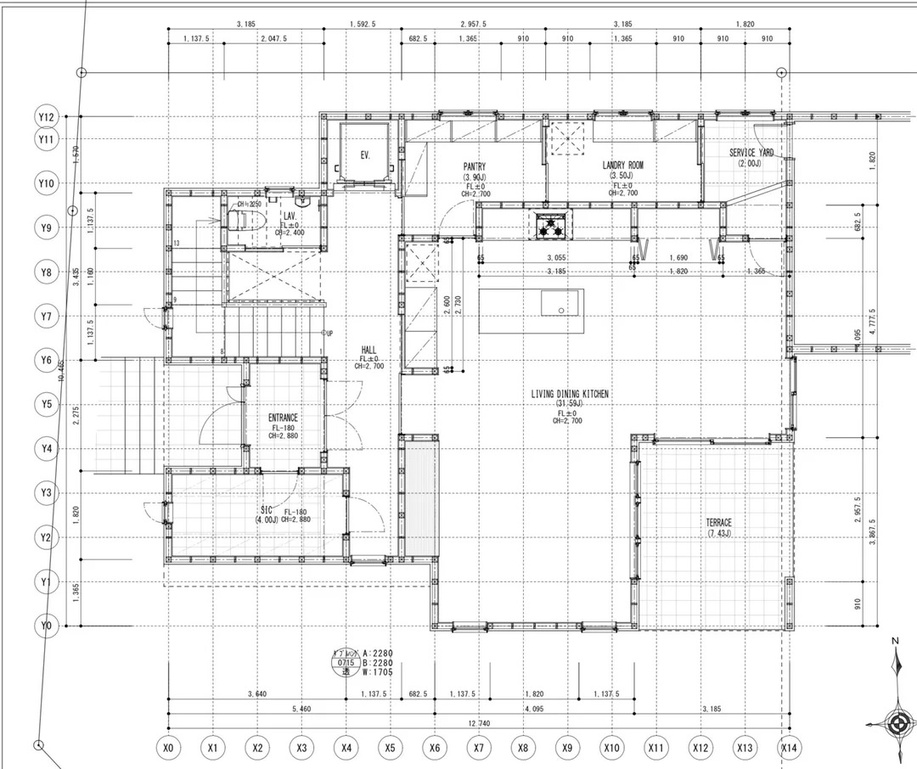
#> input picture floor_plan.jpg, 917 x 769 px, shrunk from 1080 x 906 before the run
$ python -i base.py   (imports and definitions only)
#> lines starting #> are read from the running program, lines starting #| are printed output that depends on the picture; after the words box and inside, x2 and y2 are one past the last pixel; in counts of white or black regions, pixels touching at a corner belong together
### src/image_processed/wall_detection.py
import cv2
import numpy as np
from inference_sdk import InferenceHTTPClient, InferenceConfiguration
from dotenv import load_dotenv
import os
# Load environment variables from .env
load_dotenv()

# Access the variables
api_key = os.getenv("API_KEY")
def _estimate_wall_thickness(binary_image):
    """
    Estimate the wall thickness from the binary image.

    Args:
        binary_image (numpy.ndarray): Binary image of the floor plan

    Returns:
        int: Estimated wall thickness in pixels
    """
    # Create a distance transform
    dist_transform = cv2.distanceTransform(binary_image, cv2.DIST_L2, 5)

    # Find local maxima of the distance transform
    kernel = np.ones((5, 5), np.uint8)
    locmax = cv2.dilate(dist_transform, kernel)
    mask = cv2.compare(dist_transform, locmax, cv2.CMP_EQ)

    # Get the non-zero values (potential wall thicknesses)
    points = cv2.findNonZero(mask)
    if points is None or len(points) < 10:
        return 5  # Default thickness if detection fails

    # Get the distance values at these points
    thicknesses = [dist_transform[y, x] for x, y in points[:, 0]]

    # Use the most common thickness value
    hist, bins = np.histogram(thicknesses, bins=20)
    most_common_thickness = bins[np.argmax(hist)] * 2  # Multiply by 2 as distance transform gives half-thickness

    return max(3, int(most_common_thickness))

# [138 lines of commented-out code are left out]
# [75 lines left out: function detect_walls, not called in this run]
# [670 lines of commented-out code are left out]

### src/image_processed/base.py
import cv2
import numpy as np
from src.image_processed.wall_detection import _estimate_wall_thickness
from src.image_processed.wall_detection import detect_walls as _detect_walls
from src.image_processed.door_detection import detect_doors as _detect_doors
from src.image_processed.window_detection import detect_windows
from src.image_processed.room_detection import detect_rooms, calculate_room_dimensions


class FloorPlanProcessor:
    # [195 lines left out: functions __init__, preprocess, process, visualize_detection, detect_walls, detect_doors and 4 more, not called in this run]

>>> result = FloorPlanProcessor('../../floor_plan.jpg').preprocess()
#> in __init__, self.image is the input picture: shape (769, 917, 3); min 0, max 255, mean 242
#> in preprocess, `equalized = clahe.apply(filtered)`:
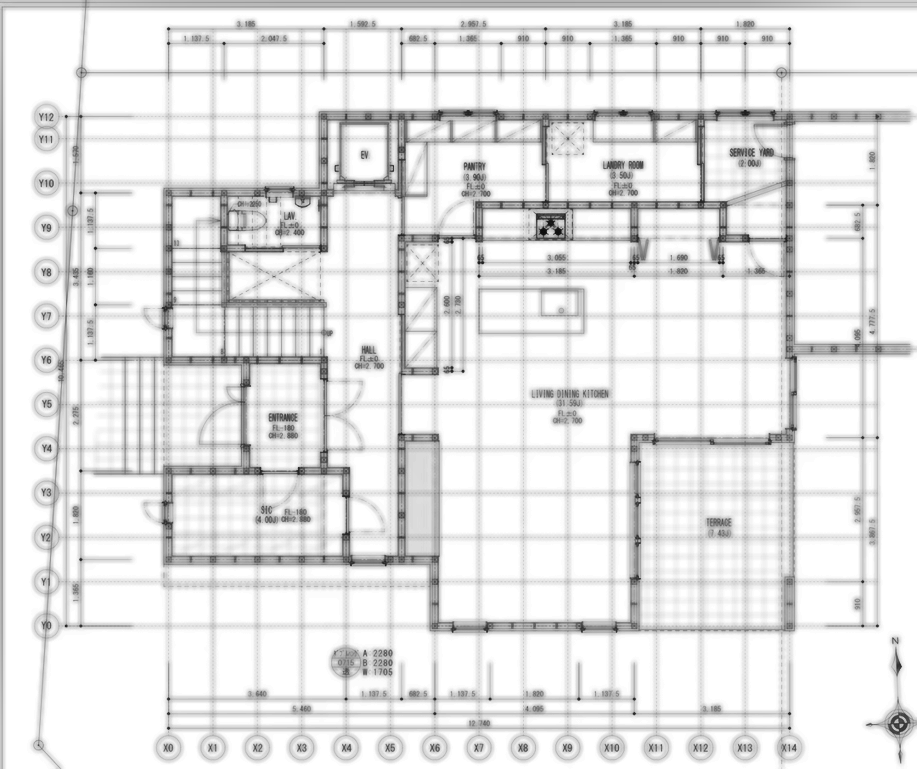
#> equalized: shape (769, 917); min 13, max 255, mean 229.4
#> in preprocess, `binary = cv2.adaptiveThreshold( equalized, 255, cv2.ADAPTIVE_THRESH_GA..`:
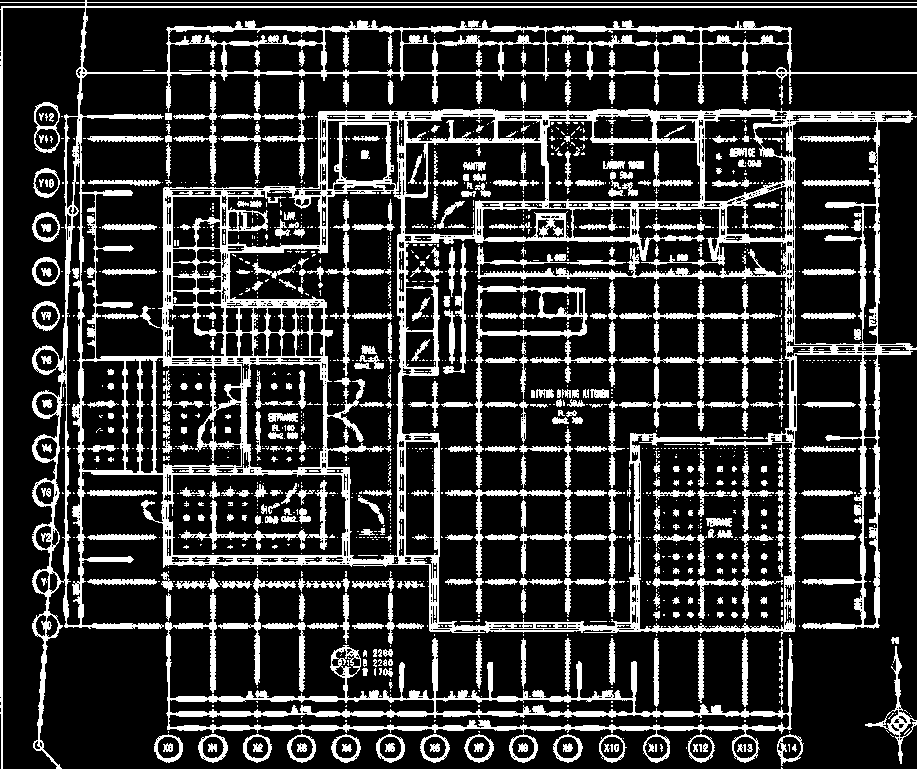
#> binary: shape (769, 917); 21% white; 1564 white regions (1095 under 20 px), largest, box (x1, y1, x2, y2) and area: (0, 0, 917, 769) 75855, (165, 593, 793, 763) 11743, (474, 285, 588, 443) 2123
#> in _estimate_wall_thickness, `dist_transform = cv2.distanceTransform(binary_image, cv2.DIST_L2, 5)`:
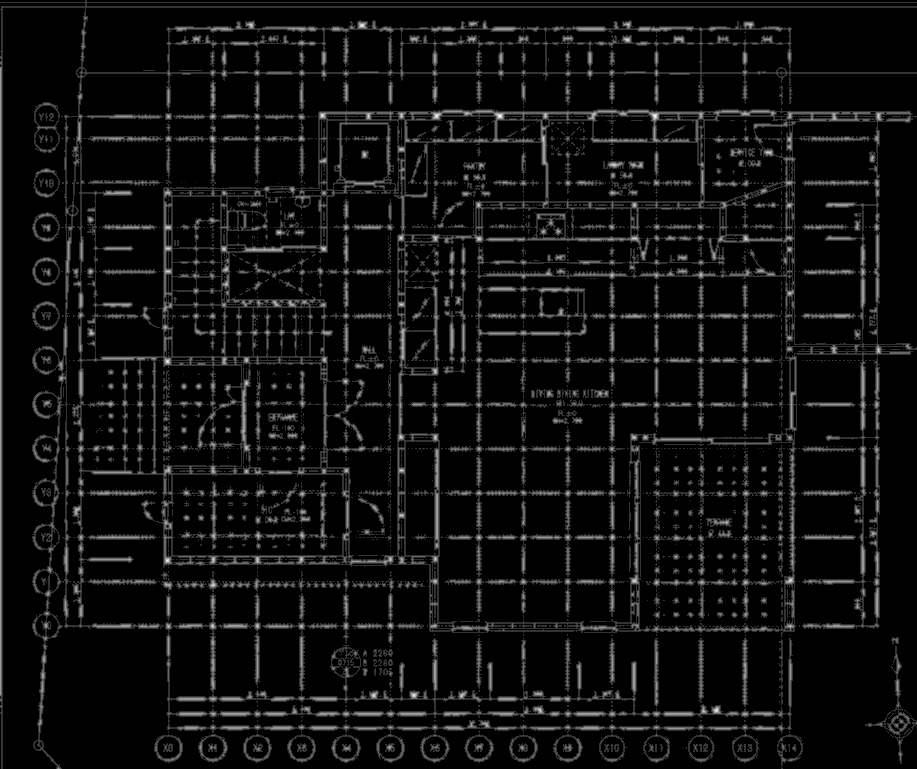
#> dist_transform: shape (769, 917) float32; min 0, max 5, mean 0.303; drawn with min black and max white
#> in _estimate_wall_thickness, `locmax = cv2.dilate(dist_transform, kernel)`:
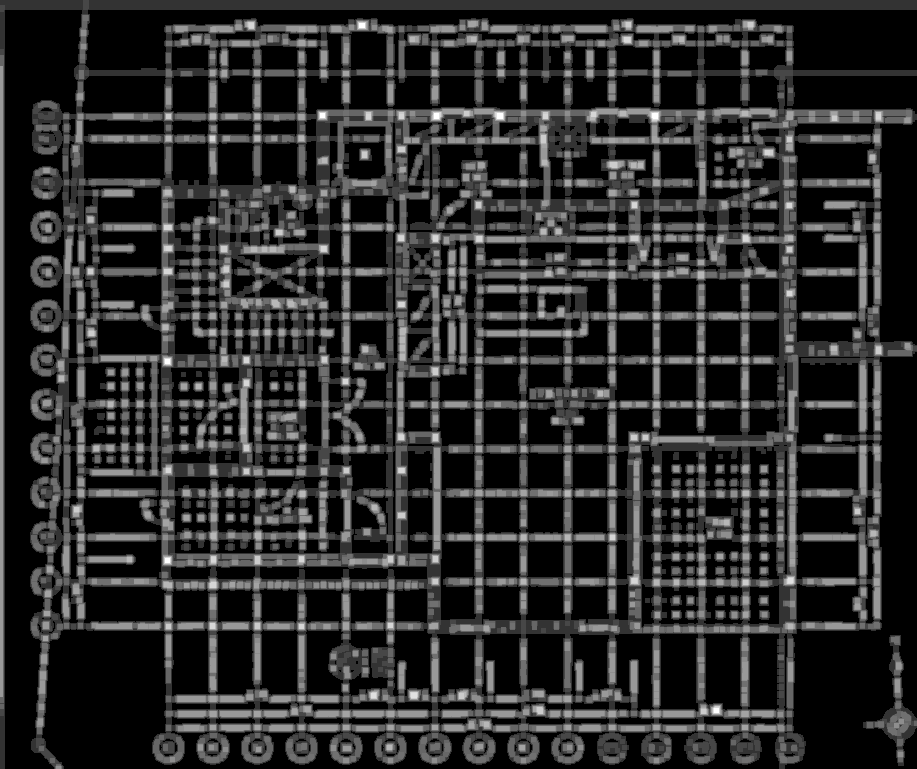
#> locmax: shape (769, 917) float32; min 0, max 5, mean 0.863; drawn with min black and max white
#> in _estimate_wall_thickness, `mask = cv2.compare(dist_transform, locmax, cv2.CMP_EQ)`:
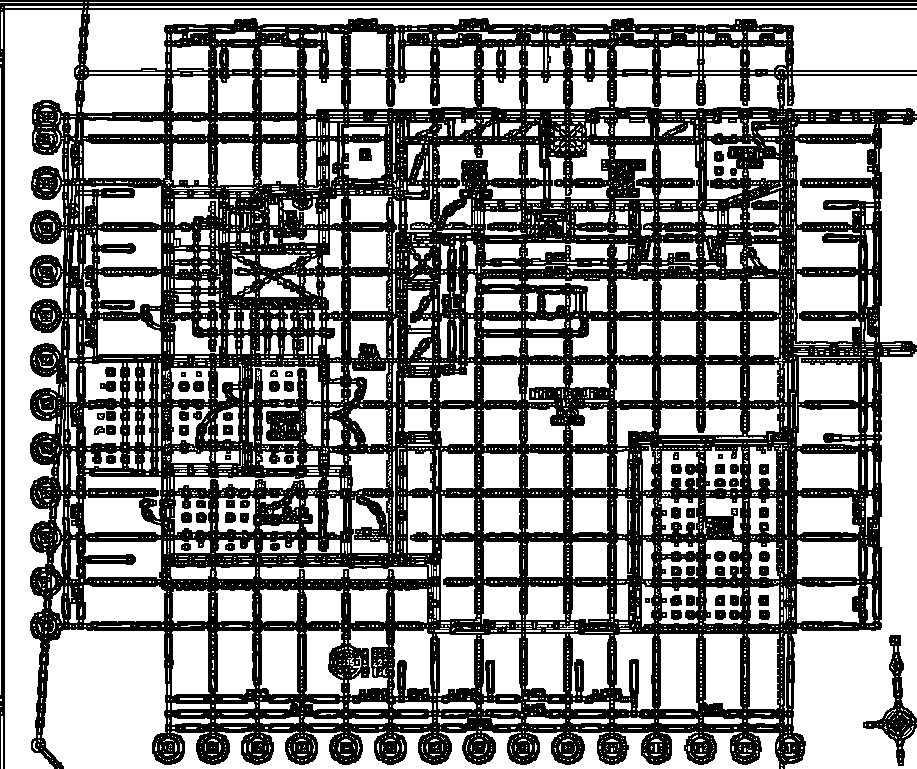
#> mask: shape (769, 917); 56.6% white; 64 black regions (1 under 20 px), largest, box (x1, y1, x2, y2) and area: (0, 0, 917, 769) 299005, (863, 635, 917, 766) 1807, (359, 148, 372, 161) 157
#> in _estimate_wall_thickness, `points = cv2.findNonZero(mask)`: points = contour of 399123 points, box (x1, y1, x2, y2) (0, 2, 917, 769), area 2209
#> in _estimate_wall_thickness, `thicknesses = [dist_transform[y, x] for x, y in points[:, 0]]`: thicknesses = 399123 items
#> in _estimate_wall_thickness, `hist, bins = np.histogram(thicknesses, bins=20)`: hist = 20 values, max 366607 at index 0, min 0 at index 1, mean 19956.2; bins = 21 values from 0 to 5
#> in _estimate_wall_thickness, `most_common_thickness = bins[np.argmax(hist)] * 2`: most_common_thickness = 0
#> in preprocess, `self.estimated_wall_thickness = _estimate_wall_thickness(binary)`: self.estimated_wall_thickness = 3
#| Estimated wall thickness: 3 pixels
#> in preprocess, `closed = cv2.morphologyEx(binary, cv2.MORPH_CLOSE, kernel, iterations=1)`: closed: shape (769, 917); 24.2% white; 189 white regions (93 under 20 px), largest, box (x1, y1, x2, y2) and area: (0, 0, 917, 769) 162194, (865, 637, 917, 764) 1110, (603, 159, 638, 197) 588
#> in preprocess, `opened = cv2.morphologyEx(closed, cv2.MORPH_OPEN, kernel, iterations=1)`:
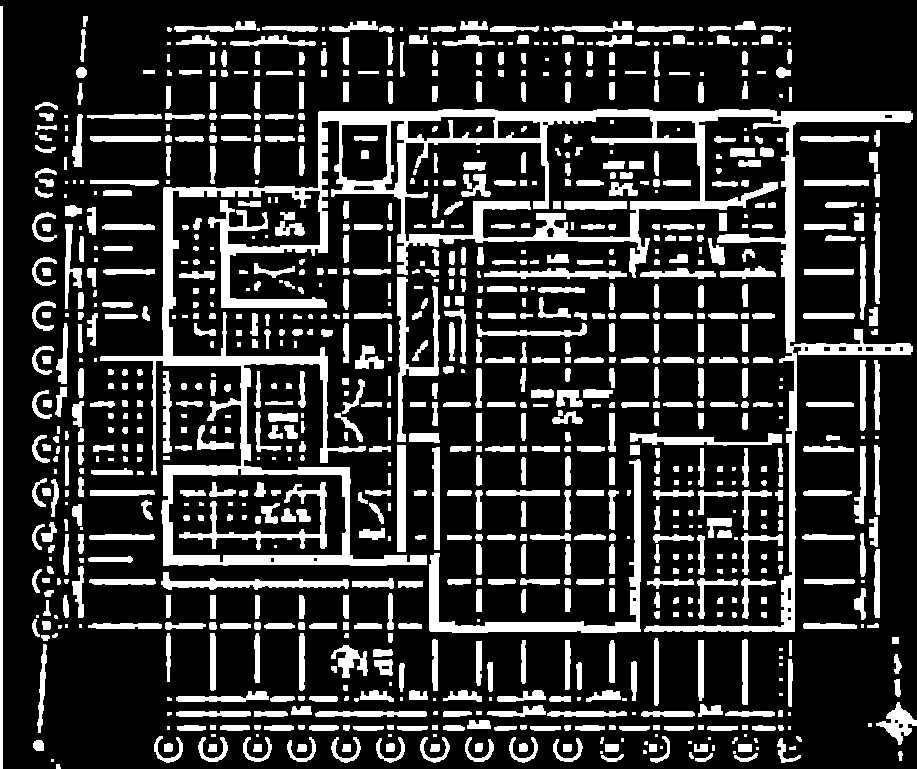
#> opened: shape (769, 917); 21.3% white; 957 white regions (150 under 20 px), largest, box (x1, y1, x2, y2) and area: (100, 109, 913, 632) 38840, (429, 459, 641, 633) 3889, (0, 6, 3, 769) 2289
